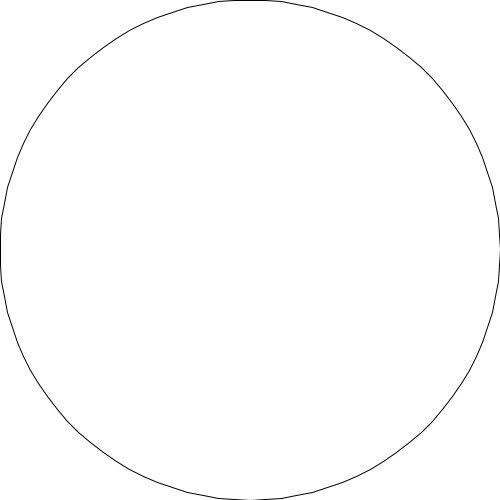
Frame 1 (no input)
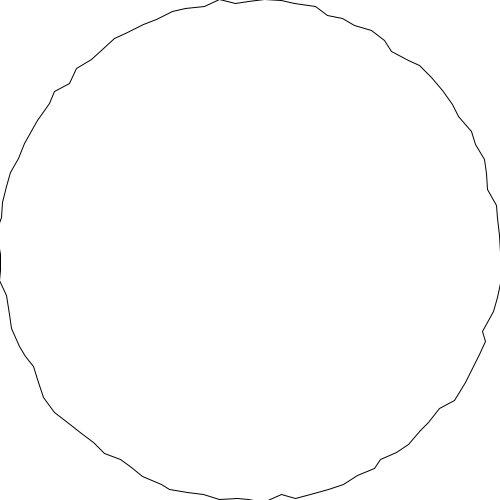
Frame 60 (the mouse pressed at the canvas centre just before this capture)
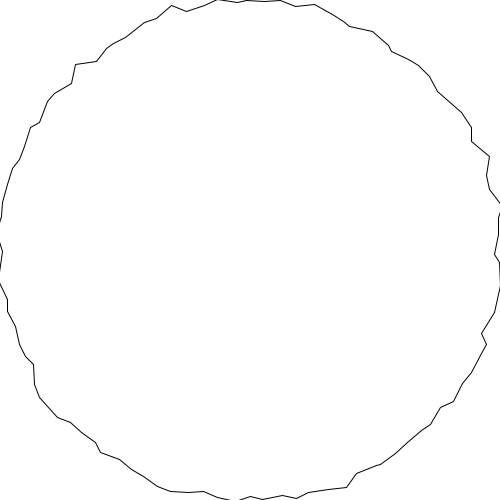
Frame 120 (the mouse held since frame 60 and released just before this capture)

The Processing sketch that drew these frames (run headless with seeded random() and noise(); from frame 60 on, the mouse is pressed at the canvas centre):

// Processing sketch: shape_generative_circle
// ── shape_generative_circle.pde
PShape shape;
int numPoints = 100;

void setup() {
  size(500, 500);

  shape = createShape();
  shape.beginShape();
  shape.noFill();
  for (float i = 0; i < numPoints; i++) {
    float x = sin(i/numPoints*TAU);
    float y = cos(i/numPoints*TAU);
    x += 1.;
    y += 1.;
    x *= 250;
    y *= 250;
    shape.vertex(x, y);
  }
  shape.endShape(CLOSE);
}

void draw() {
  background(255);
  shape(shape, 0, 0);
  
  for (int i = 0; i < shape.getVertexCount(); i++) {
    float x = shape.getVertexX(i);
    float y = shape.getVertexY(i);
    x += random(-.5, .5);
    y += random(-.5, .5);
    shape.setVertex(i, x, y);
  }
}

void mouseClicked() {
}
